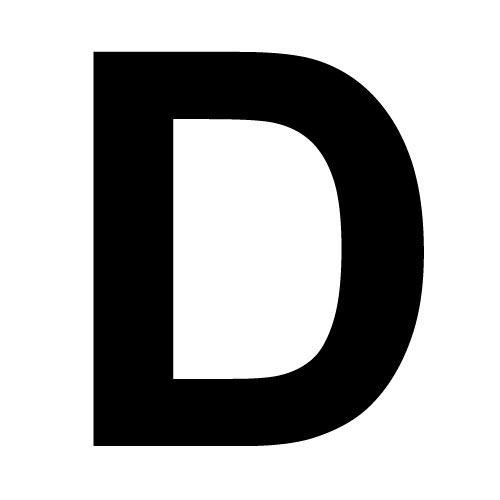
#> input picture d.jpg, 500 x 500 px, given in place of d.jpg.jpg, which was not available
$ python -i letter.py   (imports and definitions only)   (Python 2 division)
#> lines starting #> are read from the running program, lines starting #| are printed output that depends on the picture; after the words box and inside, x2 and y2 are one past the last pixel; in counts of white or black regions, pixels touching at a corner belong together; pictures that were not available may be replaced by others from this repository, and a replacement may not be noted
def k(a):
#> called with a = 'd.jpg'
        import numpy as np
        import cv2
	import os
	dirname = 'runtime'
        img = cv2.imread('A-Z/'+str(a)+'.jpg')
#> img is the input picture: shape (500, 500, 3); min 0, max 255, mean 174.9
        seba = cv2.imread('vj.png')
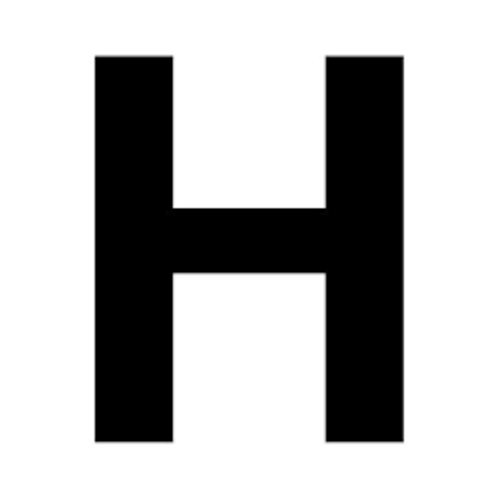
#> input picture h.jpg, 500 x 500 px, given in place of vj.png, which was not available
#> seba is the input picture: shape (500, 500, 3); min 0, max 255, mean 183.5
        returner= [[[] for i in range(3)]for j in range(3)]
        i = 1
        gray = cv2.cvtColor(img,cv2.COLOR_BGR2GRAY)
        ret,thresh = cv2.threshold(gray,127,255,0)
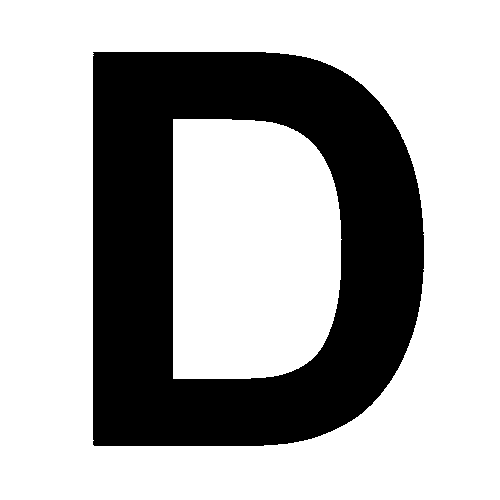
#> thresh: shape (500, 500); 68.5% white; 1 black region
        contours, hierarchy = cv2.findContours(thresh,cv2.RETR_TREE,cv2.CHAIN_APPROX_SIMPLE)
#> contours = 3 contours; box (x1, y1, x2, y2) and area: (0, 0, 500, 500) 249001, (92, 51, 425, 447) 119325, (173, 119, 342, 379) 39693
        cnt = contours[i]
#> cnt = contour of 263 points, box (x1, y1, x2, y2) (92, 51, 425, 447), area 119325
        x,y,w,h = cv2.boundingRect(cnt)
#> x = 92; y = 51; w = 333; h = 396
        #print x , "," , y, "," , h
        box_w=w/3
#> box_w = 111
        box_h=h/3
#> box_h = 132
        cv2.rectangle(img,(x,y),(x+w,y+h),(0,255,0),2)
#> img: shape (500, 500, 3); 1.75% of pixels changed, all inside (x1, y1, x2, y2) = (91, 50, 427, 449)
        arr = []
        p=0
        q=0
        for j in range(x,w,box_w):
                for k in range(y,h,box_h):
                        roi = img[k:k+box_h,j:j+box_w]
                        gray = cv2.bitwise_not(cv2.cvtColor(roi,cv2.COLOR_BGR2GRAY))
                        ret,thresh = cv2.threshold(gray,127,255,0)
                        contours1, hierarchy = cv2.findContours(thresh,cv2.RETR_TREE,cv2.CHAIN_APPROX_SIMPLE)
                        # [4 lines of commented-out code are left out]
			if a==0 or a==5:
				if p==1 and q==2:
					continue
			if a==1:
				if p==2 and q==0:
					returner[p][q] = [338,160]
					cv2.circle(seba,(338,160), 15, (0,0,255), -1)
					q=q+1
					continue
				if p==1 and q==0:
					returner[p][q] = [260,94]
					cv2.circle(seba,(260,94), 15, (0,0,255), -1)
					q=q+1
					continue
				if p==1 and q==1:
					returner[p][q] = [260,241]
					cv2.circle(seba,(260,241), 15, (0,0,255), -1)
					q=q+1
					continue
				if p==1 and q==2:
					returner[p][q] = [254,406]
					cv2.circle(seba,(254,406), 15, (0,0,255), -1)
					q=q+1
					continue
				if p==2 and q==1:
					returner[p][q] = [338,290]
					cv2.circle(seba,(338,290), 15, (0,0,255), -1)
					q=q+1
					continue
				if p==2 and q==2:
					returner[p][q] = [334,375]
					cv2.circle(seba,(334,375), 15, (0,0,255), -1)
					q=q+1
					continue
			if a==16:
				if p==1 and q==1:
					returner[p][q]=[312,322]
                                	cv2.circle(seba,(312,322), 15, (0,0,255), -1)
				if p==2 and q==2:
					returner[p][q]=[407,428]
                                	cv2.circle(seba,(407,428), 15, (0,0,255), -1)
					q=q+1
					continue
			if a==25:
				if p==0 and q==1:
					returner[p][q]=[165,332]
                                	cv2.circle(seba,(165,332), 15, (0,0,255), -1)
					q=q+1
					continue
				if p==2 and q==0:
					returner[p][q]=[412,94]
                                	cv2.circle(seba,(412,94), 15, (0,0,255), -1)
					q=q+1
					continue
				if p==1 and q==1:
					returner[p][q]=[248,260]
                                	cv2.circle(seba,(248,260), 15, (0,0,255), -1)
					q=q+1
					continue
				if p==2 and q==1:
					returner[p][q]=[336,180]
                                	cv2.circle(seba,(336,180), 15, (0,0,255), -1)
					q=q+1
					continue
			if a==24:
				if p==1 and q==0:
					q=q+1
					continue
				if p==1 and q==1:
					returner[p][q]=[247,278]
                                	cv2.circle(seba,(247,278), 15, (0,0,255), -1)
					q=q+1
					continue
			if a==23:
				if p==2 and q==1:
					returner[p][q]=[289,314]
                                	cv2.circle(seba,(289,314), 15, (0,0,255), -1)
					q=q+1
					continue
				if p==1 and q==2:
					returner[p][q]=[199,314]
                                	cv2.circle(seba,(199,314), 15, (0,0,255), -1)
					q=q+1
					continue
				if p==1 and q==0:
					returner[p][q]=[290,162]
                                	cv2.circle(seba,(290,162), 15, (0,0,255), -1)
					q=q+1
					continue
				if p==0 and q==1:
					returner[p][q]=[200,162]
                                	cv2.circle(seba,(200,162), 15, (0,0,255), -1)
					q=q+1
					continue
			if a==22:
				if p==1 and q==0:
					q=q+1
					continue
				if p==1 and q==2:
					q=q+1
					continue
				if p==0 and q==2:
					returner[p][q]=[140,344]
                                	cv2.circle(seba,(140,344), 15, (0,0,255), -1)
					q=q+1
					continue
				if p==2 and q==2:
					returner[p][q]=[354,344]
                                	cv2.circle(seba,(354,344), 15, (0,0,255), -1)
					q=q+1
					continue
			if a==21:
				if p==1 and q==1:
					q=q+1
					continue
				if p==0 and q==1:
					returner[p][q]=[193,247]
                                	cv2.circle(seba,(193,247), 15, (0,0,255), -1)
					q=q+1
					continue
				if p==2 and q==1:
					returner[p][q]=[309,247]
                                	cv2.circle(seba,(309,247), 15, (0,0,255), -1)
					q=q+1
					continue

			if a==13:
				if p==1 and q==0:
					q=q+1
					continue
				if p==1 and q==2:
					q=q+1
					continue
				if p==0 and q==1:
					returner[p][q]=[140,238]
                                	cv2.circle(seba,(140,238), 15, (0,0,255), -1)
					q = q+1
					continue
				if p==0 and q==2:
					returner[p][q]=[108,353]
                                	cv2.circle(seba,(108,353), 15, (0,0,255), -1)
					q = q+1
					continue
				if p==2 and q==1:
					returner[p][q]=[366,238]
                                	cv2.circle(seba,(366,238), 15, (0,0,255), -1)
					q = q+1
					continue
				if p==2 and q==2:
					returner[p][q]=[334,353]
                                	cv2.circle(seba,(334,353), 15, (0,0,255), -1)
					q = q+1
					continue
				if p==2 and q==0:
					returner[p][q]=[400,118]
                                	cv2.circle(seba,(400,118), 15, (0,0,255), -1)
					q = q+1
					continue
			if a==9 and q==0 and p==1:
				returner[p][q]=[270,164]
                                cv2.circle(seba,(270,164), 15, (0,0,255), -1)
				q=q+1
				continue
			if a==10 and p==1 and q==1:
				returner[p][q]=[220,252]
                                cv2.circle(seba,(220,252), 15, (0,0,255), -1)
				q=q+1
				continue
			if a==12 :
				if q==0 and p==1:
					q = q+1
					continue
				if p==0 and q==1:
					returner[p][q]=[93,243]
                                	cv2.circle(seba,(93,243), 15, (0,0,255), -1)
					q = q+1
					continue
				if p==0 and q==2:
					returner[p][q]=[43,384]
                                	cv2.circle(seba,(43,384), 15, (0,0,255), -1)
					q = q+1
					continue
				if p==1 and q==1:
					returner[p][q]=[250,210]
                                	cv2.circle(seba,(250,210), 15, (0,0,255), -1)
					q = q+1
					continue
				if p==2 and q==1:
					returner[p][q]=[407,243]
                                	cv2.circle(seba,(407,243), 15, (0,0,255), -1)
					q = q+1
					continue
				if p==2 and q==2:
					returner[p][q]=[457,384]
                                	cv2.circle(seba,(457,384), 15, (0,0,255), -1)
					q = q+1
					continue


                        if len(contours1) >0 :
                                if len(contours1)<2:
                                        if cv2.contourArea(contours1[0])>1120:
                                                c = contours1[len(contours1)-1]
                                                M = cv2.moments(c)
                                                cx1 = int(M['m10']/M['m00'])
                                                cy1 = int(M['m01']/M['m00'])
                                                returner[p][q] =[j+cx1,k+cy1]
                                                cv2.circle(seba,(j+cx1,k+cy1), 15, (0,0,255), -1)
                                                cv2.circle(img,(j+cx1,k+cy1), 5, (0,0,255), -1)
                                else:
                                        if cv2.contourArea(contours1[0])>0:
                                                c = contours1[len(contours1)-1]
                                                M = cv2.moments(c)
                                                cx1 = int(M['m10']/M['m00'])
                                                cy1 = int(M['m01']/M['m00'])
                                                returner[p][q]=[j+cx1,k+cy1]
                                                cv2.circle(seba,(j+cx1,k+cy1), 15, (0,0,255), -1)
                                                cv2.circle(img,(j+cx1,k+cy1), 5, (0,0,255), -1)
                        #cv2.rectangle(img,(j,k),(j+box_w,k+box_h),(0,0,255),2)
                        q = q+1
			if a==9:
				cv2.circle(seba,(160,164), 15, (0,0,255), -1)
				returner[0][0]=[160,164]
				cv2.circle(seba,(380,164),15,(0,0,255),-1)
				returner[2][0]=[380,164]

                p=p+1
                q=0
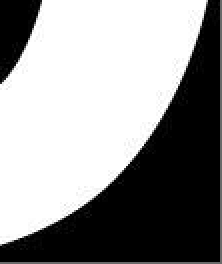
#> gray: shape (132, 111) (shown 2 times larger); min 0, max 255, mean 146
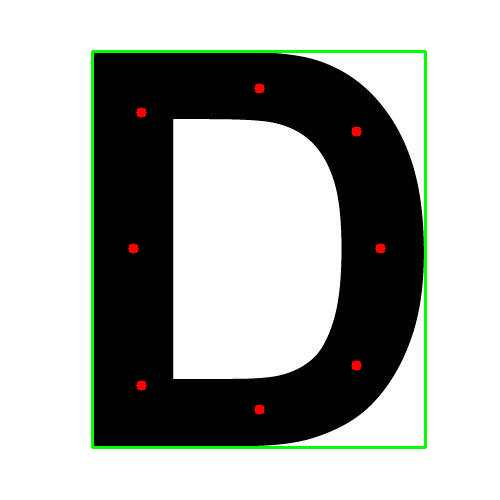
#> img: shape (500, 500, 3); mean B, G, R 170.9, 175.3, 171.5
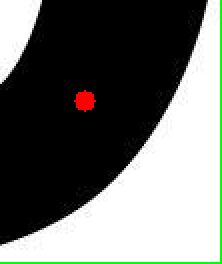
#> roi: shape (132, 111, 3) (shown 2 times larger); mean B, G, R 106.5, 110.7, 107.9
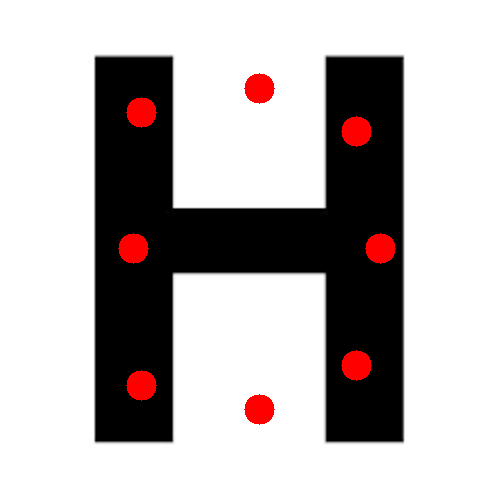
#> seba: shape (500, 500, 3); 2.27% of pixels changed, all inside (x1, y1, x2, y2) = (118, 73, 396, 425)
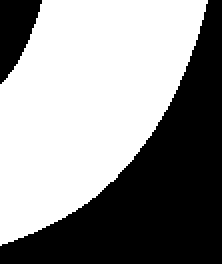
#> thresh: shape (132, 111) (shown 2 times larger); 56.6% white; 2 black regions, box (x1, y1, x2, y2) and area: (0, 0, 111, 132) 5818, (0, 0, 21, 42) 545
#> after the loop, p = 3; returner = [[[141, 112], [133, 248], [141, 385]], [[259, 88], [], [259, 409]], [[356, 131], [380, 248], [356, 365]]]

        cv2.imshow('seba',seba)
	face_file_name = 'runtime'+str(a)+'.jpg'
        cv2.imwrite(os.path.join(dirname, face_file_name),seba)
        cv2.imshow('image',img)
        return returner
        cv2.waitKey(0)
        cv2.destroyAllWindows()

>>> result = k('d.jpg')
#> result has the same summary as returner in k
